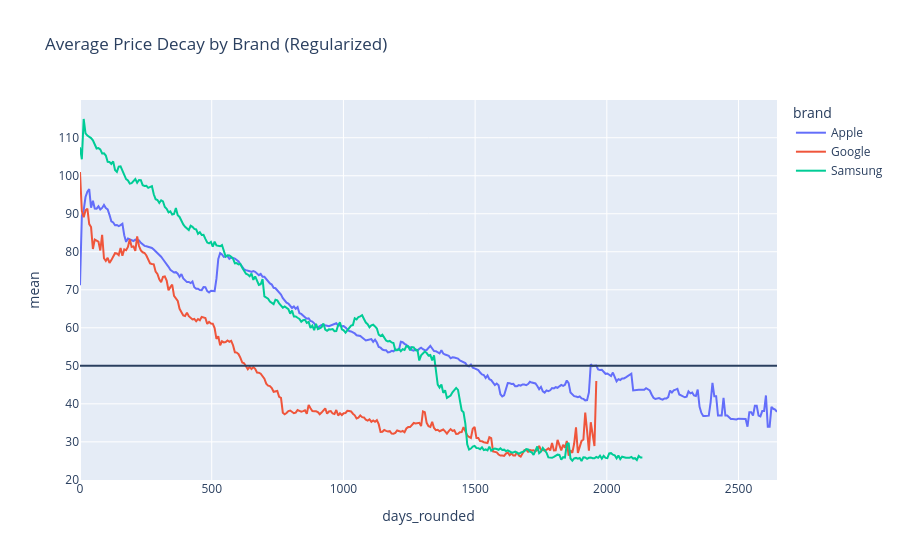

Source (notebook cell):
### Code cell
import os
import pandas as pd
import plotly.express as px

data_folder = '../data/'
path = os.path.join(data_folder)

df = pd.DataFrame()
df2 = pd.DataFrame()
for file in os.listdir(path):
    if 'price_history_full' in file:
        df2 = pd.read_csv(data_folder + file)
        df = pd.concat([df, df2])
          

meta_path = '../data/all_asins_meta.csv'
meta_df = pd.read_csv(meta_path)

df = df.merge(meta_df, on = 'asin')

# KEEPA_EPOCH = pd.Timestamp('2011-01-01') #19.05 - - - Not needed anymore, we've already handled it before importing to SQL
# df['listed_since'] = pd.to_datetime(KEEPA_EPOCH + pd.to_timedelta(df['listed_since'], 'minutes'))

df['datetime'] = pd.to_datetime(df['datetime'], utc = True)
df['listed_since'] = pd.to_datetime(df['listed_since'], utc = True)
df['days_since_launch'] = (df['datetime'] - df['listed_since']).dt.days
df = df[df['days_since_launch'] > 0]
print(df.shape)

df['NEW'] = df['new_price'] * 100 #had to implement this here in the new pipeline, as it wasn't handled
df = df.drop('new_price', axis = 1)

#new price I'd like to check - amazon - maybe it will give some nice insights as well
df['AMAZON'] = df['amazon'] * 100
df = df.drop('amazon', axis = 1)

df['median'] = df.groupby('asin')['NEW'].transform('median')
# df['amazon_median'] = df.groupby('asin')['AMAZON'].transform('median')
df = df[df['NEW'] < 3 * df['median']]
df = df[df['NEW'].notna()]
# df = df[df['AMAZON'] < 3 * df['median']]
# df = df[df['AMAZON'].notna()]

df = df.set_index('datetime', drop = True)
backup_df = df
df = df.groupby('asin').resample('W')['NEW'].min().reset_index()
df['NEW'] = df.groupby('asin')['NEW'].ffill()


df = df.merge(meta_df[['asin', 'brand', 'submodel_name', 'generation_name', 'listed_since']], on='asin', how='left')
df = df.rename(columns = {'generation_name': 'model'})

df['listed_since'] = pd.to_datetime(df['listed_since'], utc = True)
df['days_since_launch'] = (df['datetime'] - df['listed_since']).dt.days

# print(df.head())
# print(df.shape)

# import plotly.express as px

# iphone_13_df = df[df['model'] == 'iPhone 13']
# chart = px.line(iphone_13_df, x = 'days_since_launch', y = 'NEW')
# chart.show()


'''Computing first price, price_pct_of_launch etc'''

df['first_price'] = df.groupby('model')['NEW'].transform('first')

df['price_pct_of_launch'] = round(df['NEW'] / df['first_price'] * 100, 1)
df['days_rounded'] = (df['days_since_launch'] / 7).round() * 7

rounded_brand_decay_df = df.groupby(['brand', 'days_rounded']).agg(
    mean = ('price_pct_of_launch', 'mean'),
    median = ('price_pct_of_launch', 'median')
).reset_index()

rounded_brand_decay_df_plot = px.line(
    rounded_brand_decay_df,
    x = 'days_rounded',
    y = 'mean',
    color = 'brand',
    title = 'Average Price Decay by Brand (Regularized)')
rounded_brand_decay_df_plot.add_hline(y = 50)
rounded_brand_decay_df_plot.show()

### Figure 1 — Plotly figure (JSON) as saved in the notebook; plotly's stock layout.template omitted (floating-point values rounded to 4 significant figures; data arrays with more than 128 entries replaced by an {"elided": "..."} marker saying what was removed)
{"data": [{"hovertemplate": "brand=Apple<br>days_rounded=%{x}<br>mean=%{y}<extra></extra>", "legendgroup": "Apple", "line": {"color": "#636efa", "dash": "solid"}, "marker": {"symbol": "circle"}, "mode": "lines", "name": "Apple", "orientation": "v", "showlegend": true, "type": "scatter", "x": {"elided": "379 float values"}, "xaxis": "x", "y": {"elided": "379 float values"}, "yaxis": "y"}, {"hovertemplate": "brand=Google<br>days_rounded=%{x}<br>mean=%{y}<extra></extra>", "legendgroup": "Google", "line": {"color": "#EF553B", "dash": "solid"}, "marker": {"symbol": "circle"}, "mode": "lines", "name": "Google", "orientation": "v", "showlegend": true, "type": "scatter", "x": {"elided": "281 float values"}, "xaxis": "x", "y": {"elided": "281 float values"}, "yaxis": "y"}, {"hovertemplate": "brand=Samsung<br>days_rounded=%{x}<br>mean=%{y}<extra></extra>", "legendgroup": "Samsung", "line": {"color": "#00cc96", "dash": "solid"}, "marker": {"symbol": "circle"}, "mode": "lines", "name": "Samsung", "orientation": "v", "showlegend": true, "type": "scatter", "x": {"elided": "306 float values"}, "xaxis": "x", "y": {"elided": "306 float values"}, "yaxis": "y"}], "layout": {"legend": {"title": {"text": "brand"}, "tracegroupgap": 0}, "shapes": [{"type": "line", "x0": 0, "x1": 1, "xref": "x domain", "y0": 50, "y1": 50, "yref": "y"}], "title": {"text": "Average Price Decay by Brand (Regularized)"}, "xaxis": {"anchor": "y", "domain": [0, 1], "title": {"text": "days_rounded"}}, "yaxis": {"anchor": "x", "domain": [0, 1], "title": {"text": "mean"}}}}
